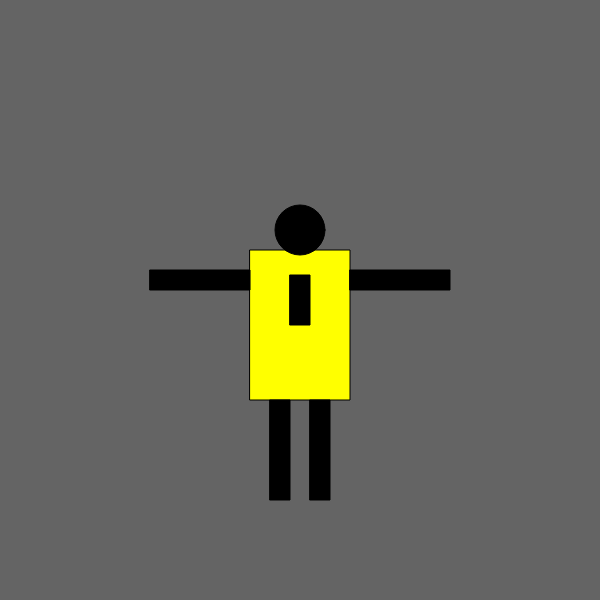
Frame 1 (no input)
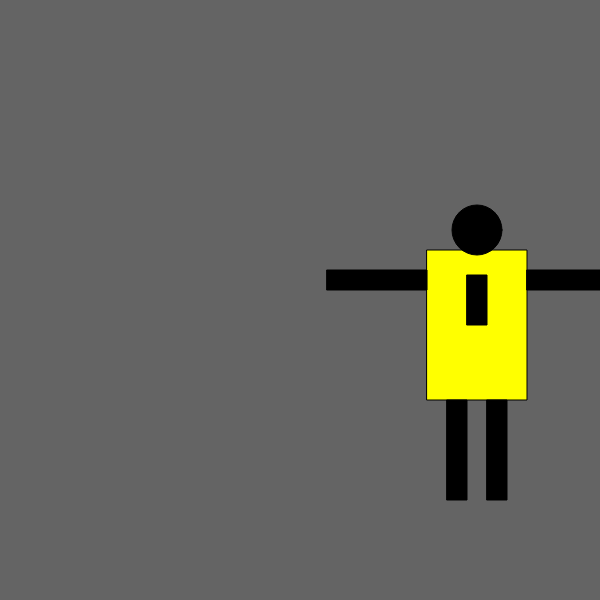
Frame 60 (no input)
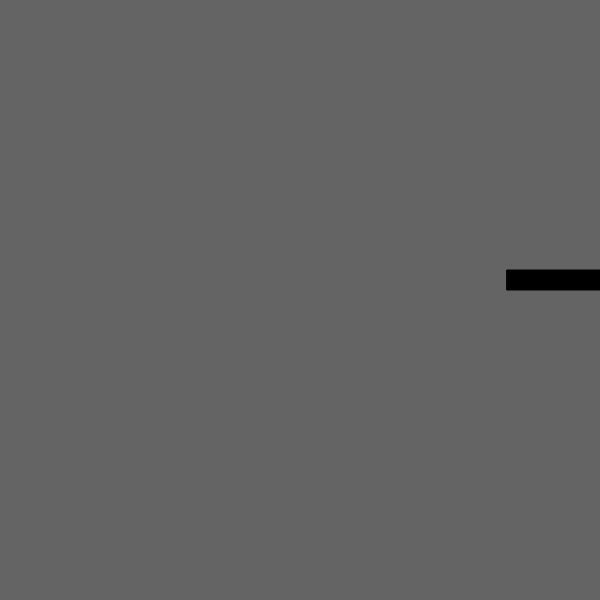
Frame 120 (the mouse pressed at the canvas centre since frame 60)

The p5.js sketch that drew these frames (run headless with seeded random() and noise() and a simulated clock; from frame 60 on, the mouse is pressed at the canvas centre):

// p5.js sketch
// ── sketch.js
let x = 0 ;

// Reed Cavi's Rain Man

function setup() {
  createCanvas(600, 600);
  rectMode(CENTER);
  ellipseMode(CENTER); 
}

function draw() {

push() ;
translate(x, 0) ;
avatar() ;
pop() ;

x=x+3 ;
if (x>width){
  x=-200 ;
}

}

function avatar() {



  background(100);
  //body
  //body
fill ("yellow")
rect(300, 325, 100, 150);


    fill("black")
    rect (300, 300, 20, 50);

    fill("black")
    circle(300, 230, 50, 50);


    fill("black")
    rect (320, 450, 20, 100);

    fill("black")
    rect (280, 450, 20, 100);

    fill("black")
    rect (200, 280, 100, 20);


    fill("black")
    rect (400, 280, 100, 20);
}
